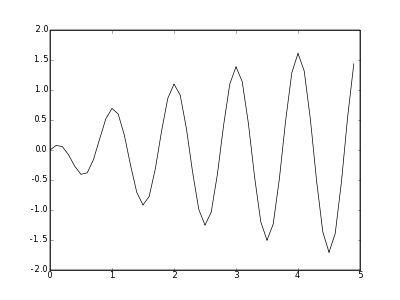

Python code for this plot:
import matplotlib
matplotlib.use('Agg')
from pylab import *
#from math import *

def webshow(img):
    savefig(img,dpi=50)
    print 'Content-Type: text/html\n'
    print '<img width="400" height="300" src="'+img+'" />'

def f(t):
    return cos(2*pi*t)*log(1+t)

precision = 0.1 # change to 0.02
t=arange(0.0, 5.0, precision)
clf()
plot(t,f(t),'k')	
webshow("simple2.png")
